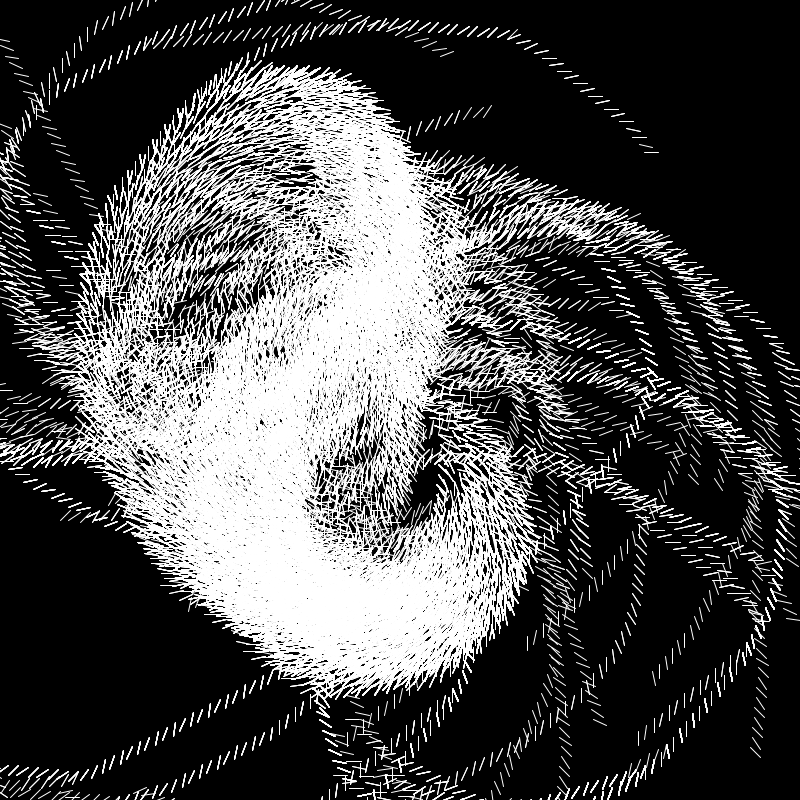
Frame 1 (no input)
Frame 60 (the mouse pressed at the canvas centre just before this capture): identical to frame 1, image omitted
Frame 120 (the mouse held since frame 60 and released just before this capture): identical to frame 1, image omitted

The Processing sketch that drew this single still picture (run headless with seeded random() and noise(); from frame 60 on, the mouse is pressed at the canvas centre):

// Processing sketch: coding
// ── coding.pde
void setup() {
  size(800, 800);
  background(0);
  translate(width/2, height/2);
  for (int i=1; i<10000; i++) {
    IntList sequence = new IntList();
    int n = i ;
    do {
      sequence.append(n);
      n = collatz(n);
    } while (n!=1);
    sequence.append(1);
    sequence.reverse();

    float lens= 10;
    float angle = PI/16;
    resetMatrix();
    translate(width/2, height/2);
    for (int j =0; j<sequence.size(); j++) {
      int value = sequence.get(j);
      if (value%2==0) {
        rotate(angle);
      } else {
        rotate(-angle);
      }
      stroke(255);
      line(0, 0, lens, -lens);
      translate(lens, 0);
    }
  }

  println("finished");
}

void draw() {
}

int collatz(int n ) {
  if (n%2 == 0) {
    return n/2;
    //odd
  } else {
    return n*3+1;
  }
}
